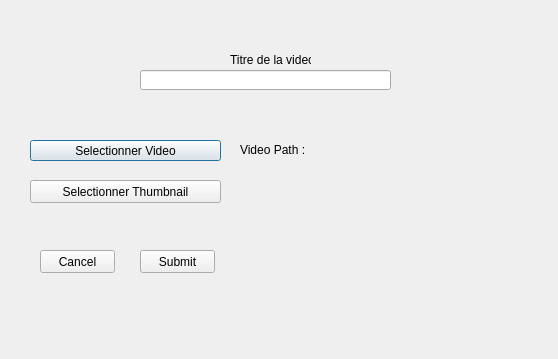
<?xml version="1.0" encoding="UTF-8"?>
<ui version="4.0">
 <class>Replay</class>
 <widget class="QDialog" name="Replay">
  <property name="geometry">
   <rect>
    <x>0</x>
    <y>0</y>
    <width>558</width>
    <height>359</height>
   </rect>
  </property>
  <property name="maximumSize">
   <size>
    <width>720</width>
    <height>480</height>
   </size>
  </property>
  <property name="windowTitle">
   <string>Dialog</string>
  </property>
  <widget class="QStackedWidget" name="stackedWidget">
   <property name="geometry">
    <rect>
     <x>0</x>
     <y>0</y>
     <width>711</width>
     <height>471</height>
    </rect>
   </property>
   <widget class="QWidget" name="page">
    <widget class="QLineEdit" name="Replay_Title">
     <property name="geometry">
      <rect>
       <x>140</x>
       <y>70</y>
       <width>251</width>
       <height>20</height>
      </rect>
     </property>
    </widget>
    <widget class="QLabel" name="label_2">
     <property name="geometry">
      <rect>
       <x>230</x>
       <y>50</y>
       <width>81</width>
       <height>20</height>
      </rect>
     </property>
     <property name="text">
      <string>Titre de la video</string>
     </property>
    </widget>
    <widget class="QPushButton" name="Replay_Video">
     <property name="geometry">
      <rect>
       <x>30</x>
       <y>140</y>
       <width>191</width>
       <height>21</height>
      </rect>
     </property>
     <property name="text">
      <string>Selectionner Video</string>
     </property>
    </widget>
    <widget class="QPushButton" name="Replay_Thumbnail">
     <property name="geometry">
      <rect>
       <x>30</x>
       <y>180</y>
       <width>191</width>
       <height>23</height>
      </rect>
     </property>
     <property name="text">
      <string>Selectionner Thumbnail</string>
     </property>
    </widget>
    <widget class="QLabel" name="Replay_Video_Path">
     <property name="geometry">
      <rect>
       <x>240</x>
       <y>140</y>
       <width>721</width>
       <height>20</height>
      </rect>
     </property>
     <property name="text">
      <string>Video Path : </string>
     </property>
    </widget>
    <widget class="QLabel" name="Replay_Thumbnail_Path">
     <property name="geometry">
      <rect>
       <x>280</x>
       <y>180</y>
       <width>171</width>
       <height>91</height>
      </rect>
     </property>
     <property name="text">
      <string/>
     </property>
    </widget>
    <widget class="QPushButton" name="Replay_Cancel">
     <property name="geometry">
      <rect>
       <x>40</x>
       <y>250</y>
       <width>75</width>
       <height>23</height>
      </rect>
     </property>
     <property name="text">
      <string>Cancel</string>
     </property>
    </widget>
    <widget class="QPushButton" name="Replay_Submit">
     <property name="geometry">
      <rect>
       <x>140</x>
       <y>250</y>
       <width>75</width>
       <height>23</height>
      </rect>
     </property>
     <property name="text">
      <string>Submit</string>
     </property>
    </widget>
    <widget class="QLabel" name="Background_pic">
     <property name="geometry">
      <rect>
       <x>0</x>
       <y>0</y>
       <width>720</width>
       <height>480</height>
      </rect>
     </property>
     <property name="text">
      <string/>
     </property>
    </widget>
    <zorder>Background_pic</zorder>
    <zorder>Replay_Title</zorder>
    <zorder>label_2</zorder>
    <zorder>Replay_Video</zorder>
    <zorder>Replay_Thumbnail</zorder>
    <zorder>Replay_Video_Path</zorder>
    <zorder>Replay_Thumbnail_Path</zorder>
    <zorder>Replay_Cancel</zorder>
    <zorder>Replay_Submit</zorder>
   </widget>
   <widget class="QWidget" name="page_2"/>
  </widget>
 </widget>
 <resources/>
 <connections/>
</ui>
